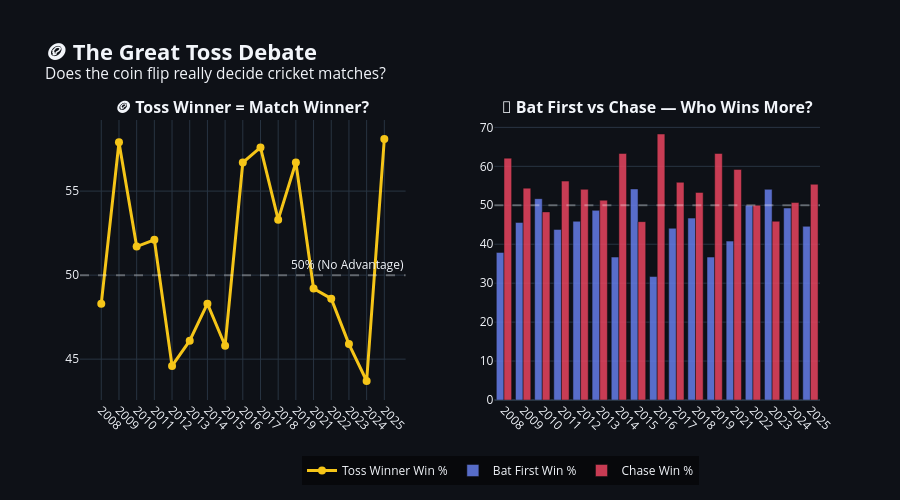

The cell this chart's notebook holds for it:
### Markdown cell above
---

## 🪙 Part 3: The Great Toss Debate — Myth or Reality?

> **Question:** Does winning the toss actually help? Has the advantage of batting first vs chasing changed over the years?

This is one of cricket's most debated topics. Captains routinely say "We'll have a bowl first." But does the data back up the chasing preference?

### Code cell
# ============================================================
# 🪙 Toss Winner = Match Winner?
# ============================================================

toss_analysis = matches[matches['winner'] != ''].copy()
toss_analysis['toss_winner_won'] = toss_analysis['toss_winner'] == toss_analysis['winner']

toss_by_season = toss_analysis.groupby('season').agg(
    total=('match_id', 'count'),
    toss_wins=('toss_winner_won', 'sum'),
).reset_index()
toss_by_season['season_int'] = toss_by_season['season'].astype(int)
toss_by_season = toss_by_season.sort_values('season_int')
toss_by_season['toss_win_pct'] = (toss_by_season['toss_wins'] / toss_by_season['total'] * 100).round(1)

# Batting first vs Chasing win rates
chase_analysis = matches[(matches['winner'] != '') & (matches['batting_first_team'] != '')].copy()
batting_first_wins = chase_analysis.groupby('season').agg(
    total=('match_id', 'count'),
    bat_first_wins=('batting_first_won', 'sum'),
).reset_index()
batting_first_wins['season_int'] = batting_first_wins['season'].astype(int)
batting_first_wins = batting_first_wins.sort_values('season_int')
batting_first_wins['bat_first_pct'] = (batting_first_wins['bat_first_wins'] / batting_first_wins['total'] * 100).round(1)
batting_first_wins['chase_pct'] = (100 - batting_first_wins['bat_first_pct']).round(1)

# Dual chart
fig = make_subplots(
    rows=1, cols=2,
    subplot_titles=[
        '<b>🪙 Toss Winner = Match Winner?</b>',
        '<b>🏏 Bat First vs Chase — Who Wins More?</b>'
    ],
    horizontal_spacing=0.12
)

# Toss advantage
fig.add_trace(
    go.Scatter(
        x=toss_by_season['season'],
        y=toss_by_season['toss_win_pct'],
        mode='lines+markers',
        line=dict(color='#f5c518', width=3),
        marker=dict(size=8, color='#f5c518'),
        name='Toss Winner Win %',
        showlegend=True,
    ),
    row=1, col=1
)
fig.add_hline(y=50, line_dash='dash', line_color='rgba(255,255,255,0.3)',
              annotation_text='50% (No Advantage)', row=1, col=1)

# Bat first vs Chase
fig.add_trace(
    go.Bar(
        x=batting_first_wins['season'],
        y=batting_first_wins['bat_first_pct'],
        name='Bat First Win %',
        marker_color='#667eea',
        opacity=0.85,
    ),
    row=1, col=2
)
fig.add_trace(
    go.Bar(
        x=batting_first_wins['season'],
        y=batting_first_wins['chase_pct'],
        name='Chase Win %',
        marker_color='#e94560',
        opacity=0.85,
    ),
    row=1, col=2
)
fig.add_hline(y=50, line_dash='dash', line_color='rgba(255,255,255,0.3)', row=1, col=2)

fig.update_layout(
    title=dict(
        text='<b>🪙 The Great Toss Debate</b><br><sup>Does the coin flip really decide cricket matches?</sup>',
        font=dict(size=22),
    ),
    template='plotly_dark',
    paper_bgcolor='#0e1117',
    plot_bgcolor='#0e1117',
    height=500,
    barmode='group',
    legend=dict(x=0.3, y=-0.2, orientation='h', bgcolor='rgba(0,0,0,0.5)'),
    margin=dict(t=120, b=100),
)
fig.update_xaxes(tickangle=45)
fig.show()

### Figure 1 — Plotly figure (JSON) as saved in the notebook; plotly's stock layout.template omitted (floating-point values rounded to 4 significant figures)
{"data": [{"line": {"color": "#f5c518", "width": 3}, "marker": {"color": "#f5c518", "size": 8}, "mode": "lines+markers", "name": "Toss Winner Win %", "showlegend": true, "type": "scatter", "x": ["2008", "2009", "2010", "2011", "2012", "2013", "2014", "2015", "2016", "2017", "2018", "2019", "2021", "2022", "2023", "2024", "2025"], "xaxis": "x", "y": [48.3, 57.9, 51.7, 52.1, 44.6, 46.1, 48.3, 45.8, 56.7, 57.6, 53.3, 56.7, 49.2, 48.6, 45.9, 43.7, 58.1], "yaxis": "y"}, {"marker": {"color": "#667eea"}, "name": "Bat First Win %", "opacity": 0.85, "type": "bar", "x": ["2008", "2009", "2010", "2011", "2012", "2013", "2014", "2015", "2016", "2017", "2018", "2019", "2021", "2022", "2023", "2024", "2025"], "xaxis": "x2", "y": [37.9, 45.6, 51.7, 43.8, 45.9, 48.7, 36.7, 54.2, 31.7, 44.1, 46.7, 36.7, 40.8, 50.0, 54.1, 49.3, 44.6], "yaxis": "y2"}, {"marker": {"color": "#e94560"}, "name": "Chase Win %", "opacity": 0.85, "type": "bar", "x": ["2008", "2009", "2010", "2011", "2012", "2013", "2014", "2015", "2016", "2017", "2018", "2019", "2021", "2022", "2023", "2024", "2025"], "xaxis": "x2", "y": [62.1, 54.4, 48.3, 56.2, 54.1, 51.3, 63.3, 45.8, 68.3, 55.9, 53.3, 63.3, 59.2, 50.0, 45.9, 50.7, 55.4], "yaxis": "y2"}], "layout": {"annotations": [{"font": {"size": 16}, "showarrow": false, "text": "<b>🪙 Toss Winner = Match Winner?</b>", "x": 0.22, "xanchor": "center", "xref": "paper", "y": 1.0, "yanchor": "bottom", "yref": "paper"}, {"font": {"size": 16}, "showarrow": false, "text": "<b>🏏 Bat First vs Chase — Who Wins More?</b>", "x": 0.78, "xanchor": "center", "xref": "paper", "y": 1.0, "yanchor": "bottom", "yref": "paper"}, {"showarrow": false, "text": "50% (No Advantage)", "x": 1, "xanchor": "right", "xref": "x domain", "y": 50, "yanchor": "bottom", "yref": "y"}], "barmode": "group", "height": 500, "legend": {"bgcolor": "rgba(0,0,0,0.5)", "orientation": "h", "x": 0.3, "y": -0.2}, "margin": {"b": 100, "t": 120}, "paper_bgcolor": "#0e1117", "plot_bgcolor": "#0e1117", "shapes": [{"line": {"color": "rgba(255,255,255,0.3)", "dash": "dash"}, "type": "line", "x0": 0, "x1": 1, "xref": "x domain", "y0": 50, "y1": 50, "yref": "y"}, {"line": {"color": "rgba(255,255,255,0.3)", "dash": "dash"}, "type": "line", "x0": 0, "x1": 1, "xref": "x2 domain", "y0": 50, "y1": 50, "yref": "y2"}], "title": {"font": {"size": 22}, "text": "<b>🪙 The Great Toss Debate</b><br><sup>Does the coin flip really decide cricket matches?</sup>"}, "xaxis": {"anchor": "y", "domain": [0.0, 0.44], "tickangle": 45}, "xaxis2": {"anchor": "y2", "domain": [0.56, 1.0], "tickangle": 45}, "yaxis": {"anchor": "x", "domain": [0.0, 1.0]}, "yaxis2": {"anchor": "x2", "domain": [0.0, 1.0]}}}
